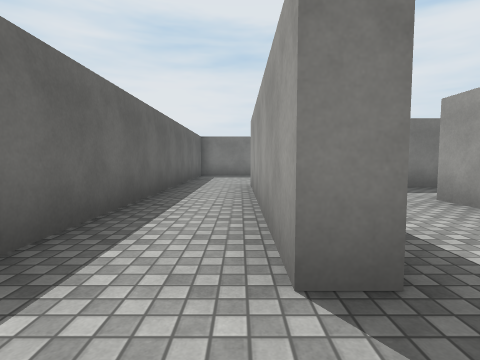
view 1 (above)

12 first-person views from a walk through a Unity game level. The camera is 1.2 m above the floor, tilts 4° down and sees 80° across. The floor is counted in squares, 2 m on a side. Each view is taken from the middle of a square. On the plan, view 1 faces up. The plan holds only what a view shows up to about 9 squares ahead; the rest is blank. The player character is not drawn. Surface patterns are stand-ins for the level's own textures.

view 2
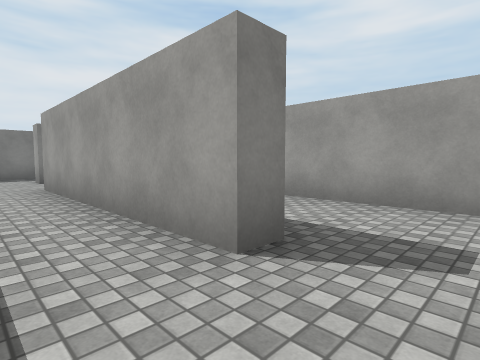

view 3
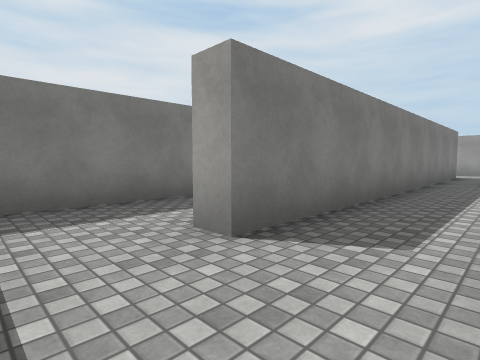

view 4
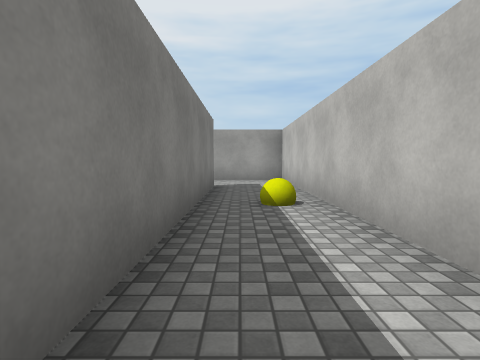

view 5
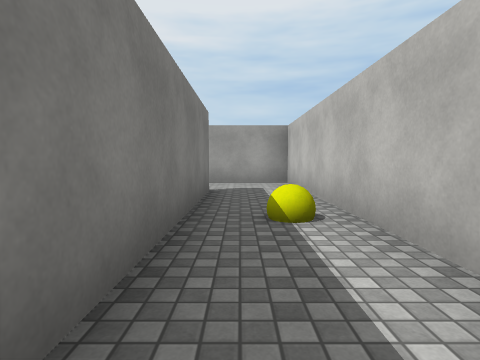

view 6
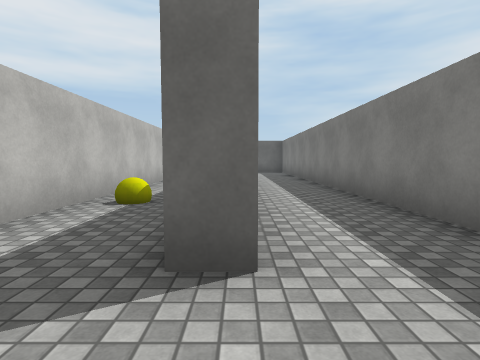

view 7
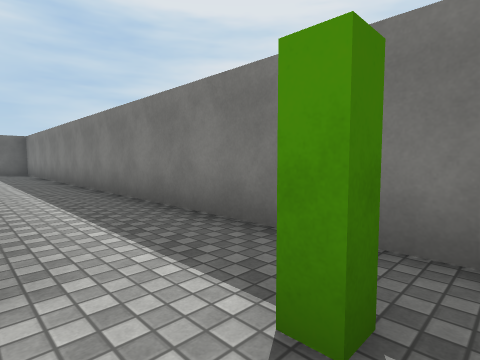

view 8
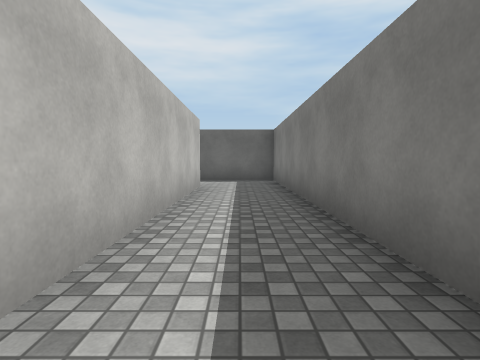

view 9
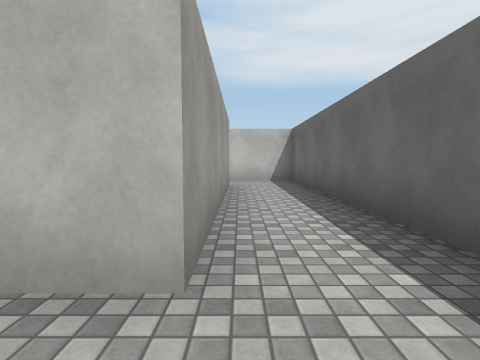

view 10
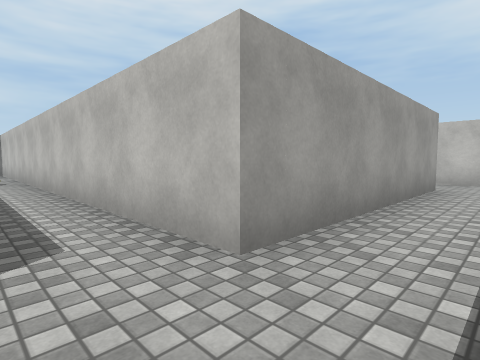

view 11
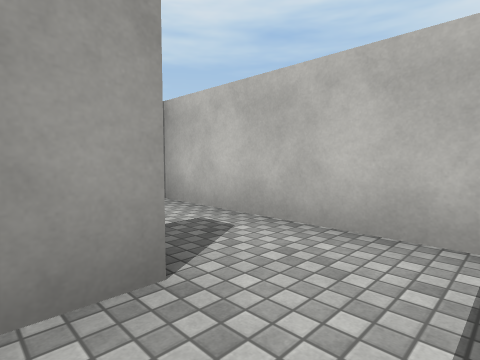

view 12
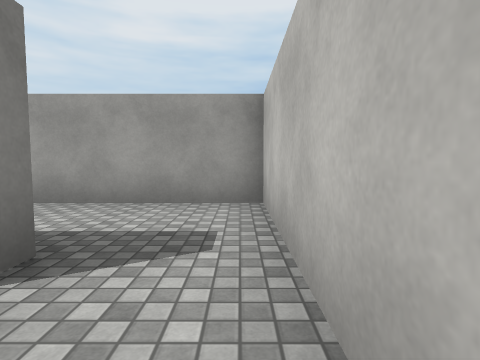

### Floor plan
Ten units are one square. View 1 is at (0, 0); x grows to the right and y downward. Boxes are objects, and circles mark ways between rooms. Rooms are numbered by the first view taken in them; rooms with no view inside come last. Other rooms are left out.
<svg viewBox="-20 -115 150 123">
<path fill="none" stroke="#000" d="M-15 -95 -15 3 5 3M105 -91 105 -86 5 -86 5 -91M2 -13 2 -67 125 -67 125 -89M5 -91 60 -91M119 -110 -15 -110 -15 -95M9 -13 2 -13M5 3 30 3 30 -44"/>
<rect x="75" y="-75" width="10" height="10" fill="#bbb"><title>yellow ball</title></rect>
<circle cx="-5" cy="-90" r="3" fill="#2a7"/>
<circle cx="110" cy="-90" r="3" fill="#2a7"/>
<circle cx="10" cy="-5" r="3" fill="#2a7"/>
<text x="40" y="-70">1</text>
<text x="50" y="-100">2</text>
<text x="20" y="-20">3</text>
</svg>
Room 1 opens to room 2. Room 1 opens to room 3.

Where each view was taken, in squares from view 1:
view 1: 0 up, 0 right, facing up
view 2: 0 up, 1 left, facing up-right
view 3: 7 up, 1 left, facing up-right
view 4: 8 up, 4 right, facing right
view 5: 8 up, 5 right, facing right
view 6: 9 up, 12 right, facing left
view 7: 9 up, 12 right, facing up-left
view 8: 10 up, 7 right, facing left
view 9: 8 up, 0 right, facing down
view 10: 8 up, 1 left, facing down-right
view 11: 2 up, 1 left, facing down-right
view 12: 0 up, 1 left, facing right
